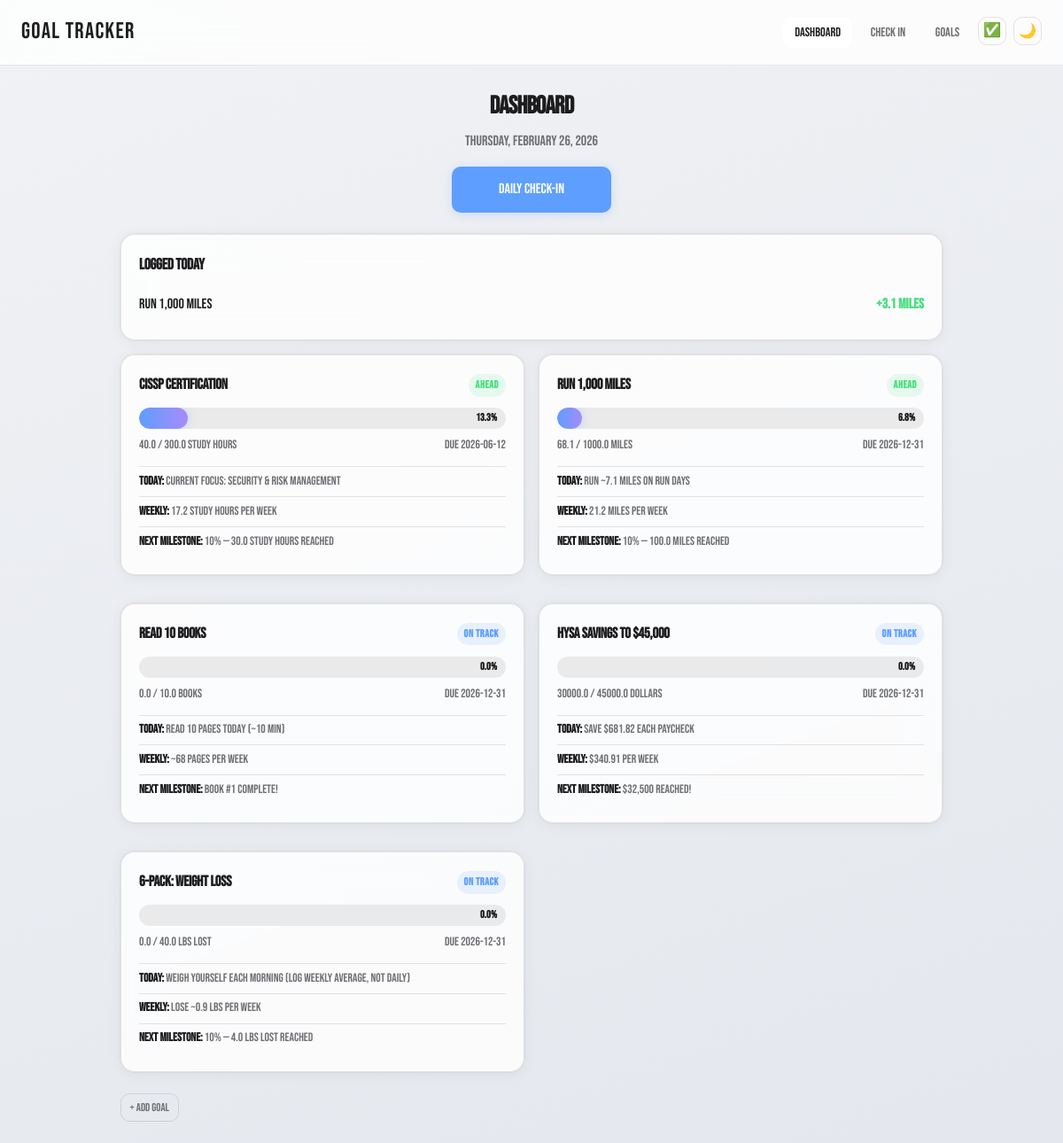
The page / on the database its author committed.
### tables this page shows
CREATE TABLE checkins (
            id INTEGER PRIMARY KEY AUTOINCREMENT,
            goal_id INTEGER NOT NULL,
            value REAL NOT NULL,              -- How much progress today
            date TEXT NOT NULL,               -- "2026-02-23"
            notes TEXT DEFAULT '',
            created_at TEXT NOT NULL,
            FOREIGN KEY (goal_id) REFERENCES goals(id) ON DELETE CASCADE
        );

CREATE TABLE goals (
            id INTEGER PRIMARY KEY AUTOINCREMENT,
            name TEXT NOT NULL,               -- "Run 1,000 miles"
            target_value REAL NOT NULL,        -- 1000
            current_value REAL DEFAULT 0,      -- How far you've gotten so far
            unit TEXT NOT NULL,                -- "miles", "books", "dollars"
            deadline TEXT NOT NULL,            -- "2026-12-31" (stored as text, ISO format)
            created_at TEXT NOT NULL,          -- When you created this goal
            category TEXT DEFAULT '',          -- Optional grouping like "fitness", "finance"
            notes TEXT DEFAULT '',             -- Any extra info about this goal
            start_value REAL DEFAULT 0,        -- Starting point (e.g., $30,000 for HYSA)
            system_type TEXT DEFAULT 'generic' -- Hints for the achievement system engine
        );

CREATE TABLE milestones (
            id INTEGER PRIMARY KEY AUTOINCREMENT,
            goal_id INTEGER NOT NULL,
            name TEXT NOT NULL,                -- "25% complete - 250 miles!"
            target_value REAL NOT NULL,        -- The value that triggers this milestone
            completed INTEGER DEFAULT 0,       -- 0=not yet, 1=done
            completed_at TEXT,
            FOREIGN KEY (goal_id) REFERENCES goals(id) ON DELETE CASCADE
        );

### app.py (the view, shortened to what this page needs)
@app.route("/")
def dashboard():
    strava_status = None
    gcal_status = None
    goals = get_all_goals()
    today = date.today()
    goal_data = []
    for goal in goals:
        system = generate_system(goal)
        start = goal["start_value"] or 0
        total = goal["target_value"] - start
        done = goal["current_value"] - start
        pct = min((done / total * 100) if total > 0 else 0, 100)
        goal_data.append({
            "goal": goal,
            "system": system,
            "progress_pct": round(pct, 1),
            "milestones": get_milestones(goal["id"]),
        })
    todays_checkins = get_todays_checkins()
    return render_template("dashboard.html",
                           goal_data=goal_data,
                           todays_checkins=todays_checkins,
                           today=today,
                           strava_status=strava_status,
                           strava_configured=strava_configured(),
                           gcal_status=gcal_status,
                           gcal_configured=gcal_configured())

### app.py (called while the page is built)
@app.before_request
def ensure_csrf_token():
    if "csrf_token" not in session:
        session["csrf_token"] = secrets.token_hex(32)

@app.context_processor
def inject_csrf():
    return {
        "csrf_token": session.get("csrf_token", ""),
        "strava_configured": strava_configured(),
        "gcal_configured": gcal_configured(),
    }

### database.py (called while the page is built)
def get_db():
    db = sqlite3.connect(DATABASE)
    db.row_factory = sqlite3.Row
    db.execute("PRAGMA foreign_keys = ON")  # Enforce relationships between tables
    return db

def get_all_goals():
    db = get_db()
    goals = db.execute("SELECT * FROM goals ORDER BY deadline ASC").fetchall()
    db.close()
    return goals

def get_todays_checkins():
    db = get_db()
    today = date.today().isoformat()
    checkins = db.execute(
        """SELECT c.*, g.name as goal_name, g.unit
           FROM checkins c JOIN goals g ON c.goal_id = g.id
           WHERE c.date = ? ORDER BY c.created_at DESC""",
        (today,)
    ).fetchall()
    db.close()
    return checkins

def get_milestones(goal_id):
    db = get_db()
    milestones = db.execute(
        "SELECT * FROM milestones WHERE goal_id = ? ORDER BY target_value ASC",
        (goal_id,)
    ).fetchall()
    db.close()
    return milestones

### gcal.py (called while the page is built)
def is_configured():
    return bool(GCAL_ICAL_URL)

### strava.py (called while the page is built)
def is_configured():
    return all([STRAVA_CLIENT_ID, STRAVA_CLIENT_SECRET, STRAVA_REFRESH_TOKEN])

### systems.py (called while the page is built)
def _running_tips(ctx):
    tips = []
    if ctx["pace_status"] == "behind":
        tips.append("Consider adding a 4th short run day to catch up.")
        tips.append("Even a 1-mile jog counts — consistency beats intensity.")
    if ctx["pace_status"] == "ahead":
        tips.append("Great pace! Don't increase mileage more than 10% per week to avoid injury.")
    tips.append("Rest days are for recovery — stretching and foam rolling help.")
    return tips

def _percentage_milestones(goal, percentages):
    start = goal["start_value"] or 0
    total = goal["target_value"] - start
    unit = goal["unit"]
    milestones = []
    for pct in percentages:
        value = start + (total * pct / 100)
        if pct == 100:
            name = f"GOAL COMPLETE! {goal['target_value']} {unit}!"
        else:
            name = f"{pct}% — {round(value, 1)} {unit} reached"
        milestones.append((name, round(value, 1)))
    return milestones

### templates/dashboard.html (shortened to what this page needs)
{% extends "base.html" %}
{% block content %}
<div class="dashboard-header">
    <h1>Dashboard</h1>
    <p class="subtitle">{{ today.strftime('%A, %B %d, %Y') }}</p>
    <div class="dashboard-actions">
        <a href="/checkin" class="btn btn-primary btn-lg">Daily Check-In</a>
    </div>
</div>
{% if todays_checkins %}
<section class="card today-summary">
    <h2>Logged Today</h2>
    <div class="today-entries">
        {% for c in todays_checkins %}
        <div class="today-entry">
            <span class="today-goal">{{ c.goal_name }}</span>
            <span class="today-value">+{{ c.value }} {{ c.unit }}</span>
        </div>
        {% endfor %}
    </div>
</section>
{% endif %}
<section class="goals-grid">
    {% for item in goal_data %}
    <div class="card goal-card">
        <a href="/goals/{{ item.goal.id }}" class="goal-card-link">
            <div class="goal-card-header">
                <h3>{{ item.goal.name }}</h3>
                <span class="pace-badge pace-{{ item.system.pace_status }}">
                    {% if item.system.pace_status == 'ahead' %}Ahead
                    {% elif item.system.pace_status == 'on_track' %}On Track
                    {% else %}Behind{% endif %}
                </span>
            </div>
            <div class="progress-bar-container">
                <div class="progress-bar" style="width: {{ item.progress_pct }}%"></div>
                <span class="progress-label">{{ item.progress_pct }}%</span>
            </div>
            <div class="goal-stats">
                <span>{{ item.goal.current_value | round(1) }} / {{ item.goal.target_value | round(1) }} {{ item.goal.unit }}</span>
                <span class="deadline">Due {{ item.goal.deadline }}</span>
            </div>
            {% if item.system.daily_actions %}
            <div class="today-action">
                <strong>Today:</strong> {{ item.system.daily_actions[0] }}
            </div>
            {% endif %}
            <div class="weekly-target">
                <strong>Weekly:</strong> {{ item.system.weekly_target }}
            </div>
            {% set ns = namespace(shown=false) %}
            {% for m in item.milestones %}
                {% if not m.completed and not ns.shown %}
                {% set ns.shown = true %}
                <div class="next-milestone">
                    <strong>Next milestone:</strong> {{ m.name }}
                </div>
                {% endif %}
            {% endfor %}
        </a>
    </div>
    {% endfor %}
</section>
<div style="display:flex; justify-content:space-between; align-items:center; margin-top: 0.5rem;">
    <a href="/goals/add" class="btn btn-secondary btn-small">+ Add Goal</a>
</div>
{% endblock %}

### rows shown on the page
checkins: goal_name "Run 1,000 Miles", value "3.1", unit "miles"
goals: goal.name "CISSP Certification", goal.current_value "40.0", goal.target_value "300.0", goal.unit "study hours", goal.deadline "2026-06-12"
milestones: name "10% — 30.0 study hours reached"
goals: goal.name "Run 1,000 Miles", goal.current_value "68.1", goal.target_value "1000.0", goal.unit "miles", goal.deadline "2026-12-31"
milestones: name "10% — 100.0 miles reached"
goals: goal.name "Read 10 Books", goal.current_value "0.0", goal.target_value "10.0", goal.unit "books", goal.deadline "2026-12-31"
milestones: name "Book #1 complete!"
goals: goal.name "HYSA Savings to $45,000", goal.current_value "30000.0", goal.target_value "45000.0", goal.unit "dollars", goal.deadline "2026-12-31"
milestones: name "$32,500 reached!"
goals: goal.name "6-Pack: Weight Loss", goal.current_value "0.0", goal.target_value "40.0", goal.unit "lbs lost", goal.deadline "2026-12-31"
milestones: name "10% — 4.0 lbs lost reached"

### other values the page prints
{{ item.progress_pct }} "13.3" "6.8" "0.0" "0.0" "0.0"
{{ item.system.daily_actions[0] }} "Current focus: Security & Risk Management" "Run ~7.1 miles on run days" "Read 10 pages today (~10 min)" "Save $681.82 each paycheck" "Weigh yourself each morning (log weekly average, not daily)"
{{ item.system.weekly_target }} "17.2 study hours per week" "21.2 miles per week" "~68 pages per week" "$340.91 per week" "Lose ~0.9 lbs per week"
